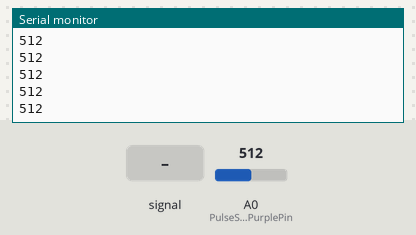
Simulated run of this sketch. Board: Arduino Uno, built with avr-gcc and run on an emulated ATmega328P. Parts: the last lines printed to the serial monitor. The test bench sets the inputs (shaded band); at power-on: A0 (PulseSensorPurplePin) = 512.

Above: at 1.2 s.
1.3 s: A0 (PulseSensorPurplePin) fed a 200 Hz sine of ±81 counts around its level
At 2.4 s:
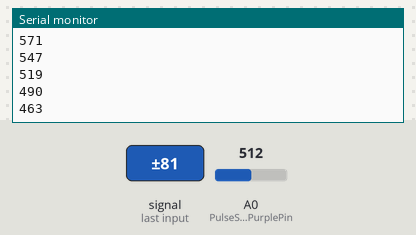
2.8 s: A0 (PulseSensorPurplePin) set to 716
At 3.6 s:
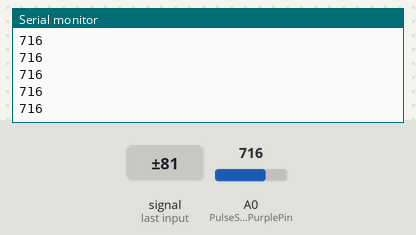
4.3 s: A0 (PulseSensorPurplePin) fed a 1000 Hz sine of ±255 counts around its level
5.8 s: A0 (PulseSensorPurplePin) set to 820
At 6.9 s:
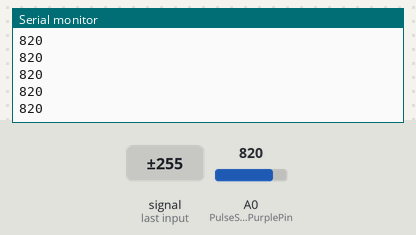
Timing chart, 0 to 8.3 s (numbered marks = the images above; inputs shaded):
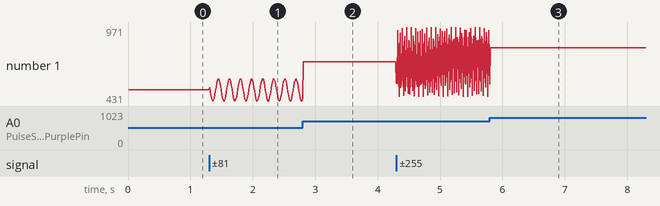

Measured:
- after the input at 1.3 s, the serial monitor: prints a new line at once (image 1)
- plotted number 1: 512 → 450 after the input at 1.3 s

The sketch:

Monitor_-_Ingrid.ino
```cpp
/*  PulseSensor Starter Project and Signal Tester
 *  The Best Way to Get Started  With, or See the Raw Signal of, your PulseSensor.com™ & Arduino.
 *
 *  Here is a link to the tutorial
 *  https://pulsesensor.com/pages/code-and-guide
 *
 *  WATCH ME (Tutorial Video):
 *  https://www.youtube.com/watch?v=RbB8NSRa5X4
 *
 *
-------------------------------------------------------------
1) This shows a live human Heartbeat Pulse.
2) Live visualization in Arduino's Cool "Serial Plotter".
3) Blink an LED on each Heartbeat.
4) This is the direct Pulse Sensor's Signal.
5) A great first-step in troubleshooting your circuit and connections.
6) "Human-readable" code that is newbie friendly."

*/


//  Variables
int PulseSensorPurplePin = 0;        // Pulse Sensor PURPLE WIRE connected to ANALOG PIN 0
int LED13 = 14;   //  The on-board Arduion LED


int Signal;                // holds the incoming raw data. Signal value can range from 0-1024
int Threshold = 810;            // Determine which Signal to "count as a beat", and which to ingore.


// The SetUp Function:
void setup() {
  pinMode(LED13,OUTPUT);         // pin that will blink to your heartbeat!
  Serial.begin(9600);         // Set's up Serial Communication at certain speed.
  Serial.println("Iniciando...");

}

// The Main Loop Function
void loop() {

  Signal = analogRead(PulseSensorPurplePin);  // Read the PulseSensor's value.
                                              // Assign this value to the "Signal" variable.

   Serial.println(Signal);                    // Send the Signal value to Serial Plotter.


   if(Signal > Threshold){                          // If the signal is above "550", then "turn-on" Arduino's on-Board LED.
     digitalWrite(LED13,HIGH);
   } else {
     digitalWrite(LED13,LOW);                //  Else, the sigal must be below "550", so "turn-off" this LED.
   }


delay(10);


}
```
